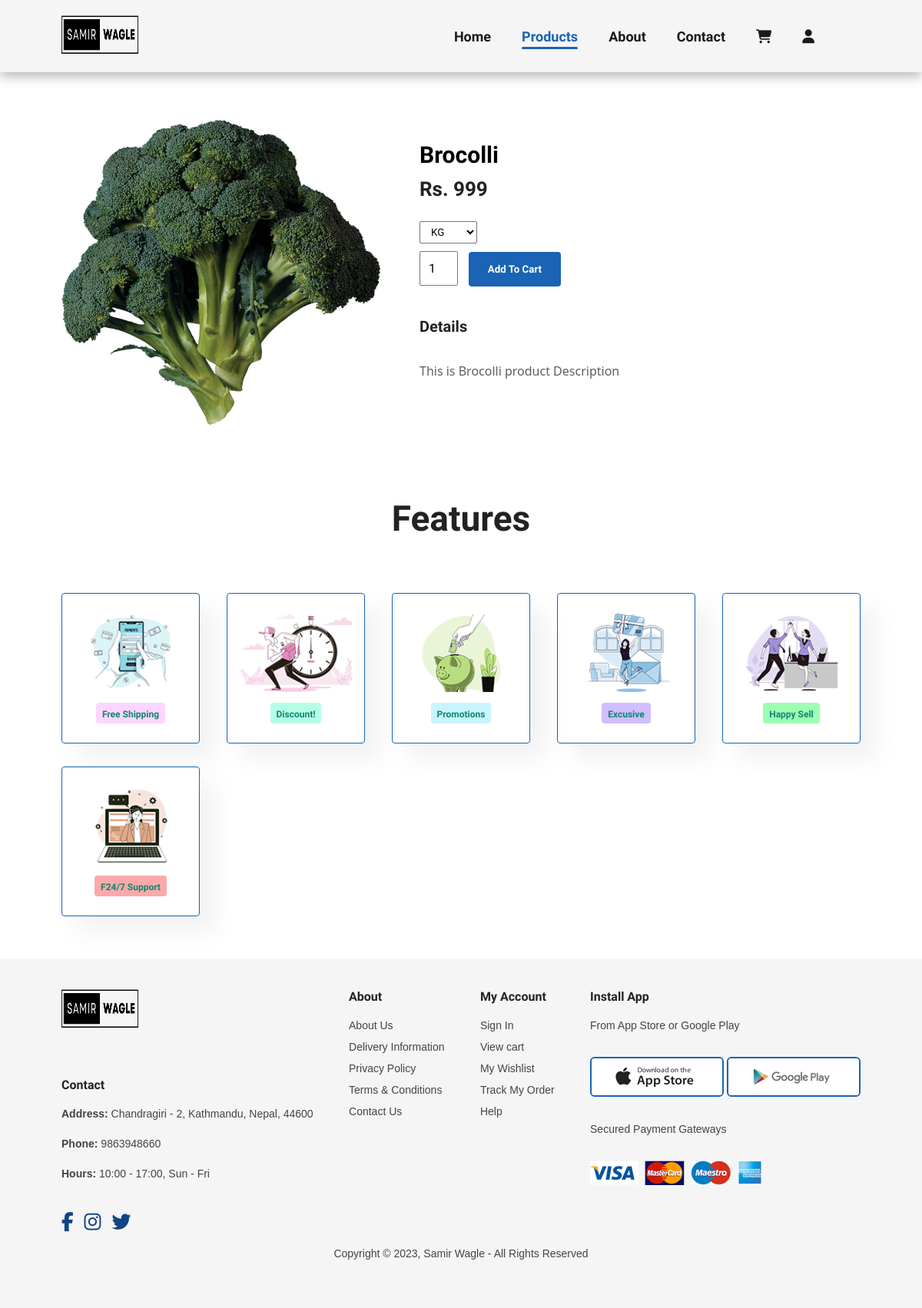
Screenshot of /singleProduct.php?product_id=56 with the database file from the repository.
### tables this page shows
CREATE TABLE `product_tbl` (
  `product_id` int(11) NOT NULL,
  `product_name` varchar(50) NOT NULL,
  `price` int(11) NOT NULL,
  `quantity` int(11) NOT NULL,
  `image` varchar(50) DEFAULT NULL,
  `description` varchar(50) NOT NULL,
  `created_at` timestamp NOT NULL DEFAULT current_timestamp(),
  `updated_at` timestamp NULL DEFAULT current_timestamp(),
  `created_by` varchar(50) NOT NULL,
  `updated_by` varchar(50) DEFAULT NULL
);

### singleProduct.php (the view, shortened to what this page needs)
<?php
include "header.php";
require 'dbconnect.php';
if (isset($_GET['product_id']) && is_numeric($_GET['product_id'])) {
    $product_id = $_GET['product_id'];
    $sql = "SELECT * FROM product_tbl WHERE product_id = $product_id";
    $result = mysqli_query($conn, $sql);
    if ($result && mysqli_num_rows($result) > 0) {
        $productDetails = mysqli_fetch_assoc($result);
    } else {
        $productDetails = null;
    }
} else {
    $productDetails = null;
}
?>
<section id="pro-details" class="section-p1">
    <?php if ($productDetails): ?>
    <div class="single-pro-image">
        <img src="admin/uploads/<?php echo $productDetails['image']; ?>" alt="product" id="main-img">
    </div>
    <div class="single-pro-details">
        <h3><?php echo $productDetails['product_name']; ?></h3>
        <h2>Rs. <?php echo $productDetails['price']; ?></h2>
        <select>
            <option>KG</option>
        </select>
    <form action="" method="post">
        <input type="number" name="quantity" value="1">
        <button type="submit" name="add_to_cart">Add To Cart</button>
    </form>
    <h4>Details</h4>
        <p><?php echo $productDetails['description']; ?></p>
    </div>
    <?php else: ?>
    <div class="single-pro-details">
        <p>Product not found.</p>
    </div>
    <?php endif; ?>
</section>
<div class="ft-pro home-pg">
        <h2>Features</h2>
</div>
<section id="feature" class="section-p1">
    <div class="feature-box">
            <img src="img/features/f1.png" alt="shopNow">
            <h6>Free Shipping</h6>
    </div>
    <div class="feature-box">
            <img src="img/features/f2.png" alt="shopNow">
            <h6>Discount!</h6>
    </div>
    <div class="feature-box">
            <img src="img/features/f3.png" alt="shopNow">
            <h6>Promotions</h6>
    </div>
    <div class="feature-box">
            <img src="img/features/f4.png" alt="shopNow">
            <h6>Excusive</h6>
    </div>
    <div class="feature-box">
            <img src="img/features/f5.png" alt="shopNow">
            <h6>Happy Sell</h6>
    </div>
    <div class="feature-box">
            <img src="img/features/f6.png" alt="shopNow">
            <h6>F24/7 Support</h6>
    </div>
</section>
<footer class="section-p1">
    <div class="col">
        <a href="index.php"><img class="logo" src="./img/logo.png" alt="logo"></a>
        <h4>Contact</h4>
        <p> <strong>Address:</strong> Chandragiri - 2, Kathmandu, Nepal, 44600 </p>
        <p> <strong>Phone:</strong> 9863948660</p>
        <p> <strong>Hours:</strong> 10:00 - 17:00, Sun - Fri</p>
        <div class="follow">
            <i class="fa-brands fa-facebook-f"></i>
            <i class="fa-brands fa-instagram"></i>
            <i class="fa-brands fa-twitter"></i>
        </div>
    </div>
    <div class="col">
        <h4>About</h4>
        <a href="about.php">About Us</a>
        <a href="#">Delivery Information</a>
        <a href="#">Privacy Policy</a>
        <a href="termsCondtions.php">Terms & Conditions</a>
        <a href="contact.php">Contact Us</a>
    </div>
    <div class="col">
        <h4>My Account</h4>
        <a href="login.php">Sign In</a>
        <a href="cart.php">View cart</a>
        <a href="#">My Wishlist</a>
        <a href="#">Track My Order</a>
        <a href="#">Help</a>
    </div>
    <div class="col install">
        <h4>Install App</h4>
        <p>From App Store or Google Play</p>
        <div class="row">
            <img src="img/pay/app.jpg" alt="apple_store">
            <img src="img/pay/play.jpg" alt="googlePlay_store">
        </div>
        <p>Secured Payment Gateways</p>
        <img src="img/pay/pay.png" alt="payment methods">
    </div>
    <div class="copyright">
        <p>Copyright © 2023, Samir Wagle - All Rights Reserved</p>
    </div>
</footer>
<?php include "footer.php"; ?>

### css/styles.css (style rules this page uses)
* { margin: 0; padding: 0; box-sizing: border-box; font-family: 'League Spartan', sans-serif; }
h2 { font-size: 46px; line-height: 54px; color: #222; }
h4 { font-size: 20px; color: #222 }
h6 { font-weight: 700; font-size: 12px; }
p { font-size: 16px; color: #5f5f5f; margin: 15px 0 20px 0; font-family: 'Segoe UI', Tahoma, Geneva, Verdana, sans-serif; }
.section-p1 { padding: 40px 80px; }
body { width: 100%; }
.logo { height: 50px; width: 100px; }
footer { display: flex; flex-wrap: wrap; justify-content: space-between; background-color: #F5F5F5; }
footer .col { display: flex; flex-direction: column; align-items: flex-start; margin-bottom: 20px; }
footer .logo { margin-bottom: 50px; }
footer h4 { font-size: 16px; padding-bottom: 20px; }
footer p { font-family: Arial, Helvetica, sans-serif; font-size: 14px; margin: 0 0 8px 0; color: #444444; }
footer p strong { font-family: Arial, Helvetica, sans-serif; font-size: 14px; }
footer a { font-family: Arial, Helvetica, sans-serif; font-size: 14px; text-decoration: none; color: #444444; margin-bottom: 12px; }
footer .follow { margin-top: 20px; }
footer .follow i { padding-right: 10px; cursor: pointer; font-size: 25px; color: #124485; }
footer .install .row img { border: 2px solid #1a63b5; border-radius: 6px; }
footer .install img { margin: 10px 0 30px 0; }
footer .copyright { width: 100%; text-align: center; }
.front h4, h2, p { padding-bottom: 15px; }
.ft-pro { text-align: center; }
.ft-pro.home-pg { margin-top: 50px; }
#feature { display: flex; align-items: center; justify-content: space-between; flex-wrap: wrap; }
#feature .feature-box { width: 180px; text-align: center; padding: 25px 15px; box-shadow: 20px 20px 34px rgba(0, 0, 0, 0.06); border: 1px solid #1a63b5; border-radius: 4px; margin: 15px 0; cursor: pointer; }
#feature .feature-box img { width: 100%; margin-bottom: 10px; }
#feature .feature-box h6 { display: inline-block; padding: 9px 8px 6px 8px; line-height: 1; border-radius: 4px; color: #108670; background-color: #fcd6ff; }
#feature .feature-box:nth-child(2) h6 { background-color: #b4fee7; }
#feature .feature-box:nth-child(3) h6 { background-color: #c7f4ff; }
#feature .feature-box:nth-child(4) h6 { background-color: #d0beff; }
#feature .feature-box:nth-child(5) h6 { background-color: #9dffb2; }
#feature .feature-box:nth-child(6) h6 { background-color: #fba9a9; }
#pro-details { display: flex; margin-top: 20px; }
#pro-details .single-pro-image { width: 40%; margin-right: 50px; }
.single-pro-image img { width: 100%; }
#pro-details .single-pro-details { width: 50%; padding-top: 30px; }
#pro-details .single-pro-details h3 { font-size: 30px; }
#pro-details .single-pro-details h4 { padding: 40px 0 20px 0; }
#pro-details .single-pro-details h2 { font-size: 26px; }
#pro-details .single-pro-details select { display: block; padding: 5px 10px; margin-bottom: 10px; }
#pro-details .single-pro-details input { width: 50px; height: 45px; padding-left: 10px; font-size: 16px; margin-right: 10px; }
#pro-details .single-pro-details button { width: 120px; padding: 15px; background-color: #1a63b5; border: none; border-radius: 4px; color: #ffffff; font-weight: 700; transition: 0.3s; }

### rows the page displays
product_tbl: image (picture), product_name "Brocolli", price "999", description "This is Brocolli product Description"
